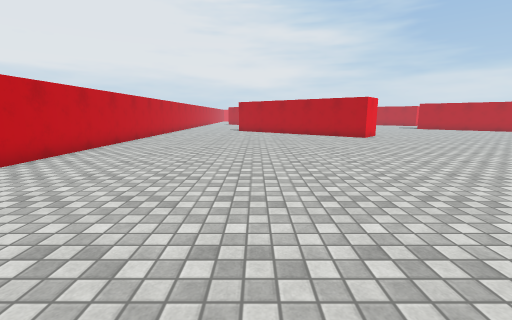
View 1 (above)

19 first-person views from a walk through a Unity game level. The camera is 1.3 m above the floor, tilts 10° down and sees 90° across. The floor is counted in squares, 1 m on a side. Each view is taken from the middle of a square. On the plan, view 1 faces up. The plan holds only what a view shows up to about 13 squares ahead; the rest is blank. The place goes on beyond the plan. The player character is not drawn. Surface patterns are stand-ins for the level's own textures.

View 2
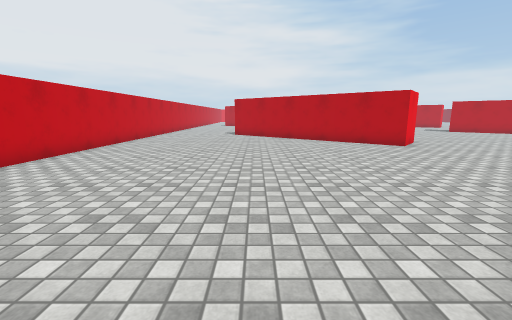

View 3
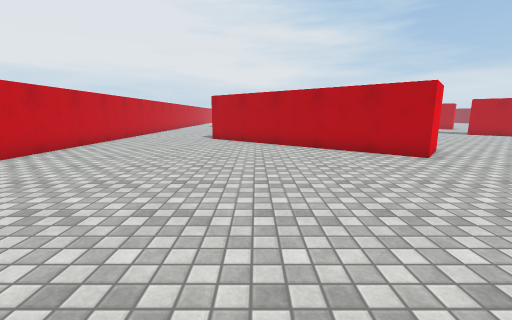

View 4
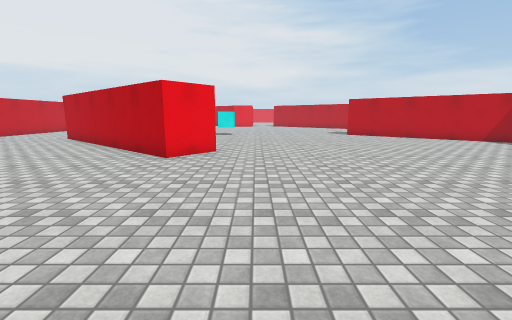

View 5
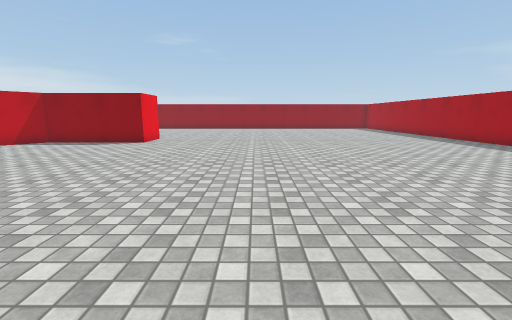

View 6
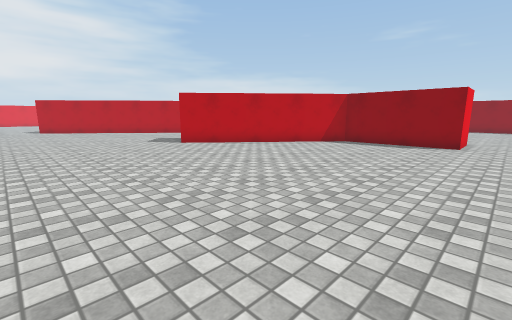

View 7
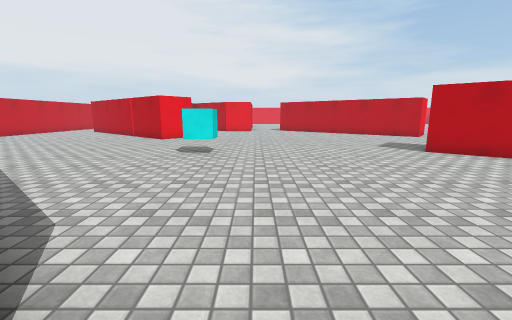

View 8
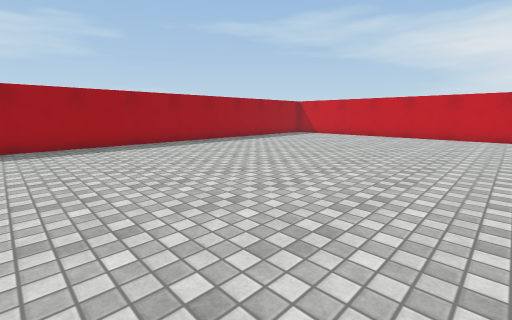

View 9
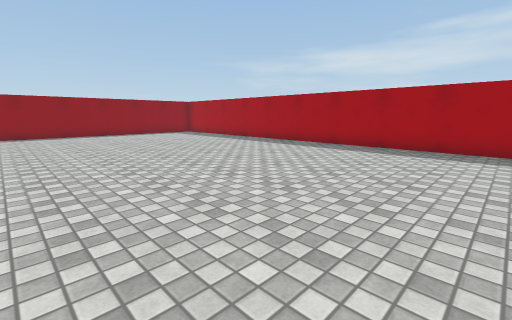

View 10
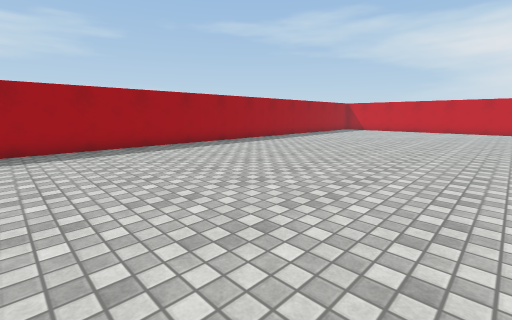

View 11
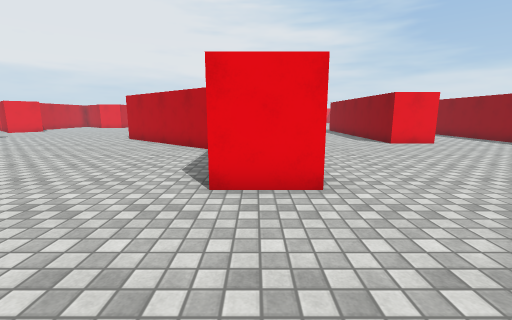

View 12
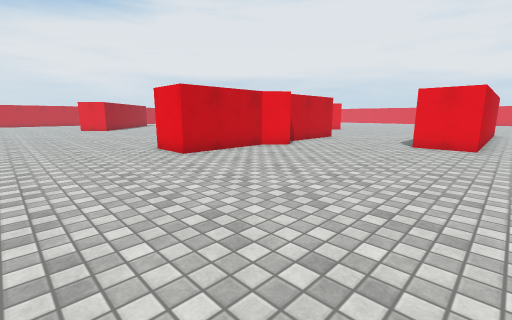

View 13
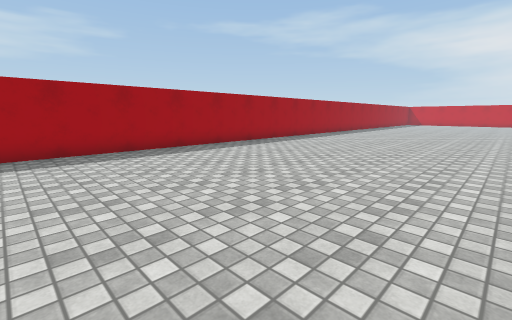

View 14
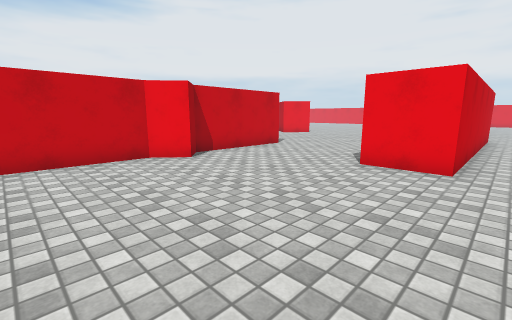

View 15
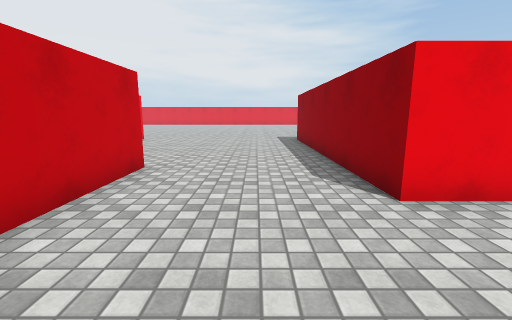

View 16
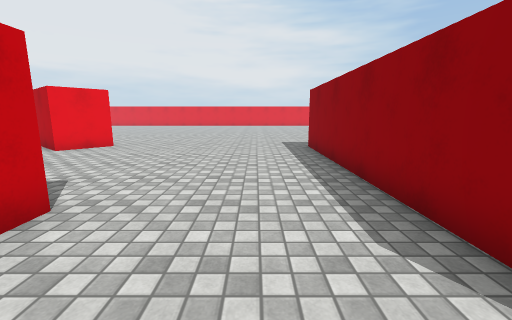

View 17
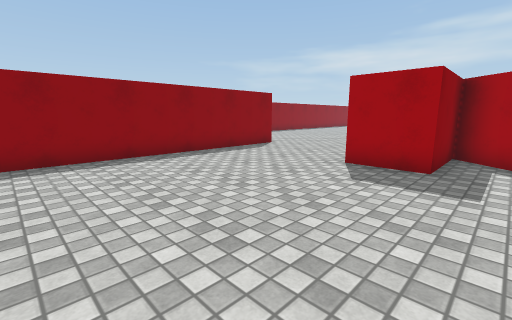

View 18
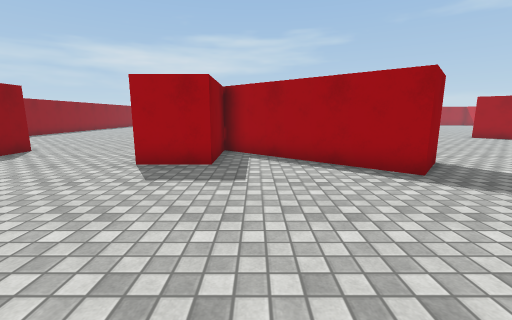

View 19
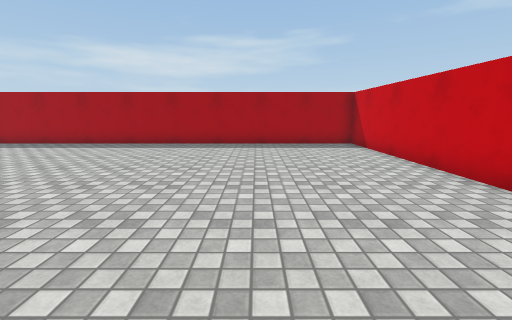

### Floor plan
Points are (right, up) in squares from view 1. A wall is a line through its corners. A room is listed if a view was taken in it or the views show most of it. See-through windows are left out.
Room 1 (views 1, 2, 3, 4, 5, 6, 7, 8, 9, 10, 11, 12, 13, 14, 15, 16, 17, 18, 19)
walls: (7.6, 16.2) (6.3, 14.7) (-0.4, 20.3); (21.2, 14.3) (21.2, 18.9) (15, 24.1) (16.3, 25.6) (21.2, 21.5) (21.2, 24.3) (23.2, 24.3) (23.2, 19.8) (24, 19.1) (23.2, 18.2) (23.2, 14.3) (21.2, 14.3); (19.8, 31.6) (18.7, 30.2) (17.2, 31.5); (-6.4, 20.2) (-6.4, -1.8) (31.1, -1.8); (30.2, 31.5) (30.2, 21.7) (28.2, 21.7) (28.2, 31.5)
objects: cyan cube (7, 24)

Positions as (right, up) in squares from view 1, and headings:
1: (0, 0), facing up
2: (0, 4), facing up
3: (1, 7), facing up
4: (9, 7), facing up
5: (9, 9), facing right
6: (9, 13), facing up-right
7: (9, 15), facing up
8: (10, 10), facing down-left
9: (16, 9), facing down-right
10: (16, 9), facing down-left
11: (22, 10), facing up
12: (31, 10), facing up-left
13: (31, 8), facing down-left
14: (31, 15), facing up-left
15: (26, 18), facing up
16: (26, 21), facing up
17: (20, 31), facing down-right
18: (20, 31), facing down
19: (-2, 10), facing down
